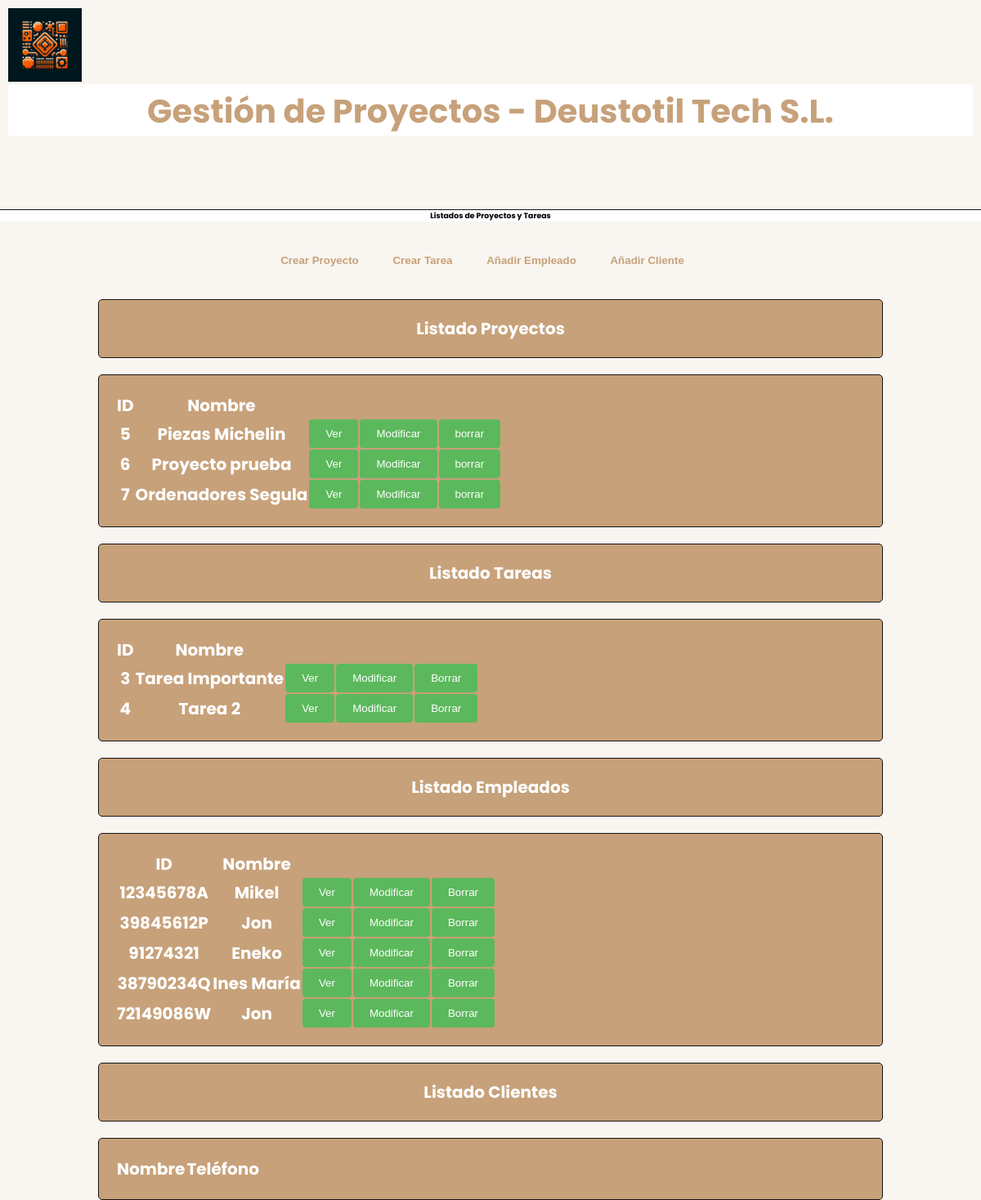
Before: /DjangoGePrApp/listados/ with the older database file.
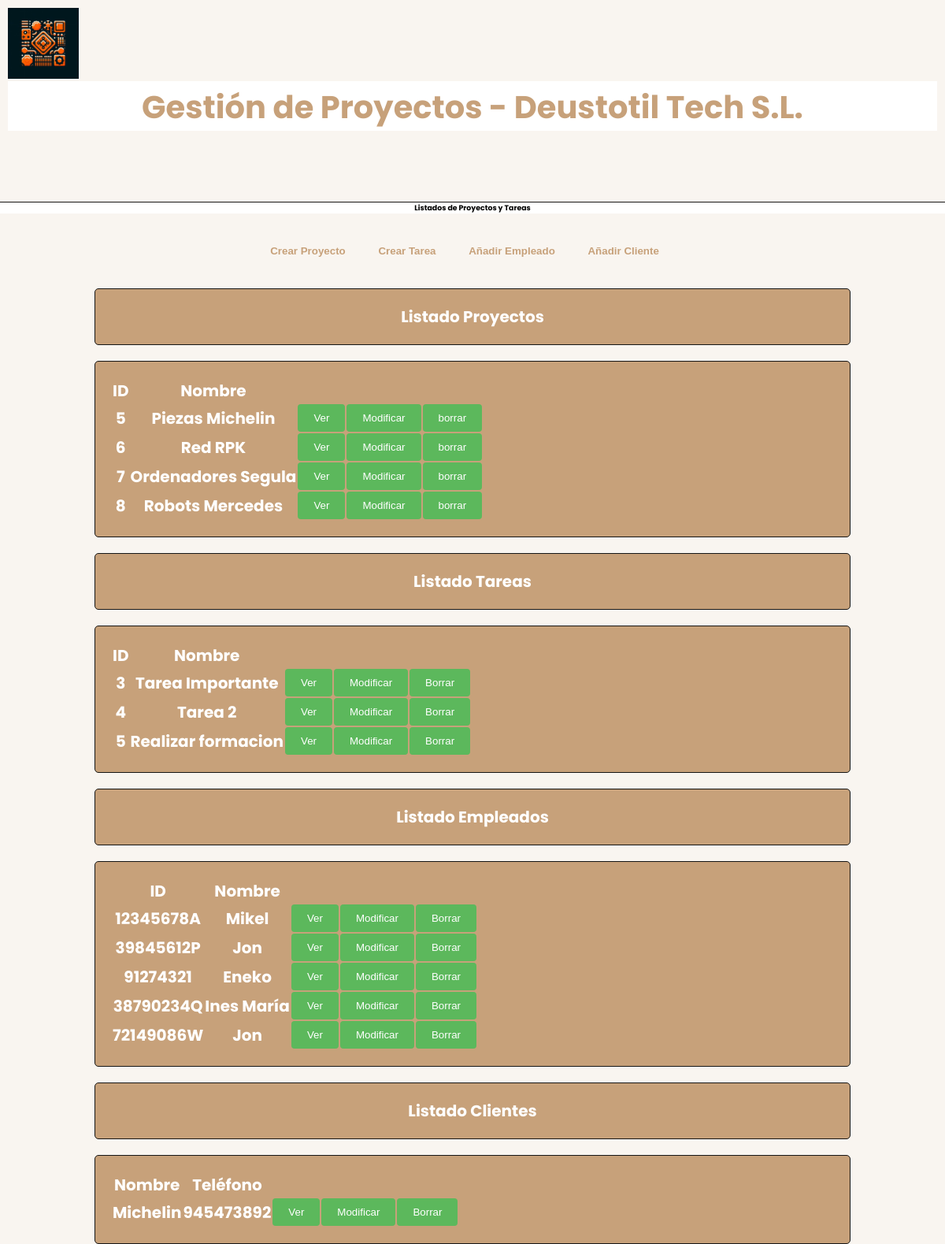
After: the same page with the newer database file.
### DjangoGePrApp/models.py (models this page shows, shortened)
class Proyecto(models.Model):
    Nombre = models.CharField(max_length=30)
    Descripcion = models.CharField(max_length=300)
    Fecha_Inicio = models.DateField()
    Fecha_Fin = models.DateField()
    Presupuesto = models.IntegerField()

class Tarea(models.Model):
    Nombre = models.CharField(max_length=30)
    Descripcion = models.CharField(max_length=300)
    Fecha_Inicio = models.DateField()
    Fecha_Fin = models.DateField()
    Nivel_Prioridad = models.CharField(
        max_length=10, choices=[("Alta", "Alta"), ("Media", "Media"), ("Baja", "Baja")]
    )
    Estado_Tarea = models.CharField(
        max_length=10,
        choices=[
            ("abierta", "Abierta"),
            ("asignada", "Asignada"),
            ("en_proceso", "En Proceso"),
            ("finalizada", "Finalizada"),
        ],
    )
    Notas = models.CharField(max_length=200)

class Empleado(models.Model):
    nombre = models.CharField(max_length=100)
    apellido = models.CharField(max_length=100)
    dni = models.CharField(max_length=20)
    telefono = models.CharField(max_length=20)
    email = models.EmailField()

class Cliente(models.Model):
    Nombre = models.CharField(max_length=30)
    Telefono = models.IntegerField()
    Direccion = models.CharField(max_length=100)

### DjangoGePrApp/views.py (the view)
# urls.py: path('listados/', views.listados, name='listados'),
def listados(request):
    proyectos = Proyecto.objects.all
    tareas = Tarea.objects.all
    empleados = Empleado.objects.all
    clientes = Cliente.objects.all
    context = {'titulo_pagina' : 'Listados de Proyectos y Tareas', 'lista_proyectos' : proyectos,
               'lista_tareas' : tareas, 'lista_empleados' : empleados, 'lista_clientes' : clientes}
    return render(request, 'listados.html', context)

### DjangoGePrApp/templates/listados.html
{% extends "header.html" %}
{% block contenido %}
<div class="contenedor">
  <div class="header">
      <button class="nav"><a href="{% url 'crearProyecto' %}">Crear Proyecto</a></button>
      <button class="nav"><a href="{% url 'crearTareas' %}">Crear Tarea</a></button>
      <button class="nav"><a href="{% url 'añadirEmpleado' %}">Añadir Empleado</a></button>
      <button class="nav"><a href="{% url 'añadirCliente' %}">Añadir Cliente</a></button>
  </div>
</div>
<h3 class="detallesProyecto">Listado Proyectos</h3>
<div class="formulario">
  <table>
    <tr>
      <th>ID</th>
      <th>Nombre</th>
      <th></th>
      <th></th>
      <th></th>
    </tr>
    {% for pro in lista_proyectos %}
    <tr>
      <th>{{ pro.id }}</th>
      <th>{{ pro.Nombre }}</th>
      <th>
        <button class="btnDet" type="submit"><a href="{% url 'detProyecto' pro.id %}">Ver</a></button>
      </th>
      <th>
        <button class="btnModificar" type="submit"><a href="{% url 'modificarProyecto' pro.id %}">Modificar</a></button>
      </th>
      <th>
        <button class="borrar" type="submit"><a href="{% url 'borrarProyecto' pro.id %}">borrar</a></button>
      </th>
    </tr>
    {% endfor %}
  </table>
</div>
<h3 class="detallesTarea">Listado Tareas</h3>
<div class="formulario">
  <table>
    <tr>
      <th>ID</th>
      <th>Nombre</th>
      <th></th>
      <th></th>
      <th></th>
    </tr>
    {% for tar in lista_tareas %}
    <tr>
      <th>{{ tar.id }}</th>
      <th>{{ tar.Nombre }}</th>
      <th>
        <button class="btnDet" type="submit"><a href="{% url 'detTarea' tar.id %}">Ver</a></button>
      </th>
      <th>
        <button class="btnModificar" type="submit"><a href="{% url 'modificarTarea' tar.id %}">Modificar</a></button>
      </th>
      <th>
        <button class="btnBorrar" type="submit"><a href="{% url 'borrarTarea' tar.id %}">Borrar</a></button>
      </th>
    </tr>
    {% endfor %}
  </table>
</div>
<h3 class="detallesEmpleado">Listado Empleados</h3>
<div class="formulario">
  <table>
    <tr>
      <th>ID</th>
      <th>Nombre</th>
      <th></th>
      <th></th>
      <th></th>
    </tr>
    {% for emp in lista_empleados %}
    <tr>
      <th>{{ emp.dni }}</th>
      <th>{{ emp.nombre }}</th>
      <th>
        <button class="btnDet" type="submit"><a href="{% url 'detEmpleado' emp.id %}">Ver</a></button>
      </th>
      <th>
        <button class="btnModificar" type="submit"><a href="{% url 'modificarEmpleado' emp.id %}">Modificar</a></button>
      </th>
      <th>
        <button class="btnBorrar" type="submit"><a href="{% url 'borrarEmpleado' emp.id %}">Borrar</a></button>
      </th>
    </tr>
    {% endfor %}
  </table>
</div>
<h3 class="detallesCliente">Listado Clientes</h3>
<div class="formulario">
  <table>
    <tr>
      <th>Nombre</th>
      <th>Teléfono</th>
      <th></th>
      <th></th>
      <th></th>
    </tr>
    {% for cli in lista_clientes %}
    <tr>
      <th>{{ cli.Nombre }}</th>
      <th>{{ cli.Telefono }}</th>
      <th>
        <button class="btnDet" type="submit"><a href="{% url 'detCliente' cli.id %}">Ver</a></button>
      </th>
      <th>
        <button class="btnModificar" type="submit"><a href="{% url 'modificarCliente' cli.id %}">Modificar</a></button>
      </th>
      <th>
        <button class="btnBorrar" type="submit"><a href="{% url 'borrarCliente' cli.id %}">Borrar</a></button>
      </th>
    </tr>
    {% endfor %}
  </table>
</div>
{% endblock %}

### DjangoGePrApp/templates/header.html (shortened to what this page needs)
{% load static %}
<!DOCTYPE html>
<html lang="en">
  <head>
    <link rel="stylesheet" href="{% static 'style.css' %}">
  </head>
  <body>
    <nav class="contenedor">
      <div class="header0">
          <img src="{% static 'img.jpg' %}" alt="Logo">
      <h1 class="tituloIndex">Gestión de Proyectos - Deustotil Tech S.L.</h1>  </div>
  </nav>
    <h2>{{ titulo_pagina }}</h2>
    {% block contenido %} {% endblock %}
  </body>
</html>

### static/style.css (style rules this page uses)
:root { --primary-color: #c7a17a; --background-color: #f9f5f0; --dark-color: #151515; --accent-color: #efa162; --form-background: #5cb85c; --form-hover: #4cae4c; --btn-blue: rgb(0, 162, 255); --btn-yellow: rgb(226, 226, 84); --btn-red: rgb(241, 64, 64); }
body, html { height: 100%; font-family: 'Poppins', sans-serif; font-size: 62.5%; box-sizing: border-box; margin: 0; padding: 0; background-color: var(--background-color); }
* { margin: 0; padding: 0; box-sizing: border-box; }
h1, h2, h3 { text-align: center; margin-bottom: 20px; }
h1, h2 { background-color: #fff; border-top: 1px solid var(--dark-color); }
h3 { color: var(--accent-color); background-color: var(--dark-color); }
a { text-decoration: none; }
input, button { outline: none; border: none; }
.tituloIndex { color: var(--primary-color); margin-bottom: 80px; background-color: white; border-top: 3px solid white; font-size: 4rem; }
.header, .header0 { text-align: center; padding: 10px; }
.header0 { text-align: left; }
.header0 img { max-height: 90px; }
.contenedor { width: 100%; background-color: var(--background-color); }
.nav { background-color: var(--background-color); padding: 10px; display: inline-block; margin-right: 20px; font-weight: bold; border: none; cursor: pointer; }
.nav a { color: var(--primary-color); font-weight: bold; }
.formulario, .detallesProyecto, .detallesTarea, .detallesEmpleado, .detallesCliente { margin: 20px auto; padding: 20px; border: 1px solid var(--dark-color); background-color: var(--primary-color); border-radius: 5px; width: 80%; text-align: center; color: white; font-size: 2rem; }
button[type="submit"] { background-color: var(--form-background); color: white; padding: 1rem 2rem; border-radius: 4px; cursor: pointer; }
button[type="submit"] a { color: white; cursor: pointer; }
.btnDet { background-color: var(--btn-blue); }
.btnModificar { background-color: var(--btn-yellow); }
.btnBorrar { background-color: var(--btn-red); }

Changed rows visible on the page:
changed Proyecto id 6: Nombre "Proyecto prueba" → "Red RPK"
added Proyecto: id "8", Nombre "Robots Mercedes"
added Tarea: id "5", Nombre "Realizar formacion"
added Cliente: Nombre "Michelin", Telefono "945473892"
